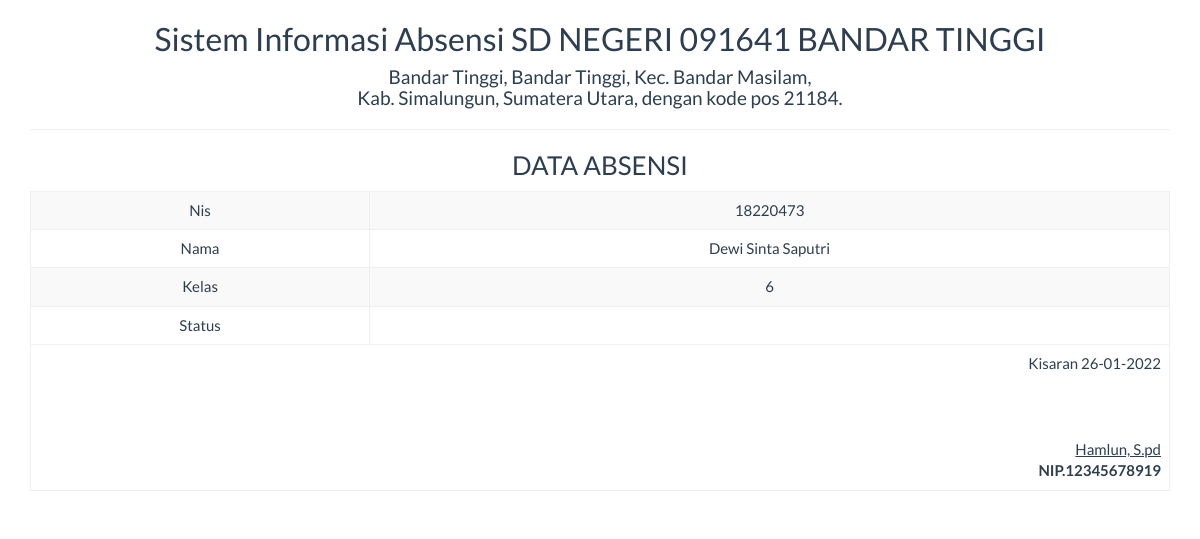
The app's page /report/absensi_satu.php?id=5 with its own data.
### tables this page shows
CREATE TABLE `tabel_absensi` (
  `nis` int(11) NOT NULL,
  `nama` varchar(50) NOT NULL,
  `kelas` varchar(50) NOT NULL,
  `status` varchar(50) NOT NULL,
  `id` int(11) NOT NULL
);

### report/absensi_satu.php (the view, shortened to what this page needs)
<!DOCTYPE html>
<html>
    <head>
        <link href="../Assets/css/bootstrap.min.css" rel="stylesheet" type="text/css"/>
    </head>
    <body onload="print()">
        <?php
        include '../config/koneksi.php';
        $sql = "SELECT * FROM tabel_absensi WHERE id='" . $_GET ['id'] . "'";
        $query = mysqli_query($koneksi, $sql) or die("SQL Detail error");
        $data = mysqli_fetch_array($query);
        ?>
        <div class="container">
            <div class='row'>
                <div class="col-sm-12">
                    <div class="text-center">
                    <h2>Sistem Informasi Absensi SD NEGERI 091641 BANDAR TINGGI</h2>
                        <h4>Bandar Tinggi, Bandar Tinggi, Kec. Bandar Masilam, <br> Kab. Simalungun, Sumatera Utara, dengan kode pos 21184.</h4>
                        <hr>
                        <h3>DATA ABSENSI</h3>
                        <table class="table table-bordered table-striped table-hover">
                            <tbody>
								<tr>
                                    <td>Nis</td> <td><?= $data['nis'] ?></td>
                                </tr>
                                <tr>
                                    <td>Nama</td> <td><?= $data['nama'] ?></td>
                                </tr>
                                <tr>
                                    <td>Kelas</td> <td><?= $data['kelas'] ?></td>
                                </tr>
                                <tr>
                                    <td>Status</td> <td><?= $data['status'] ?></td>
                                </tr>
                            </tbody>
                            <tfoot>
                                <tr>
                                    <td colspan="2" class="text-right">
                                        Kisaran  <?= date("d-m-Y") ?>
                                        <br><br><br><br>
                                        <u>Hamlun, S.pd<strong></u><br>
                                        NIP.12345678919
									</td>
								</tr>
							</tfoot>
                        </table>
                    </div>
                </div>
            </div>
    </body>
</html>

### records on screen
tabel_absensi: nis "18220473", nama "Dewi Sinta Saputri", kelas "6"
